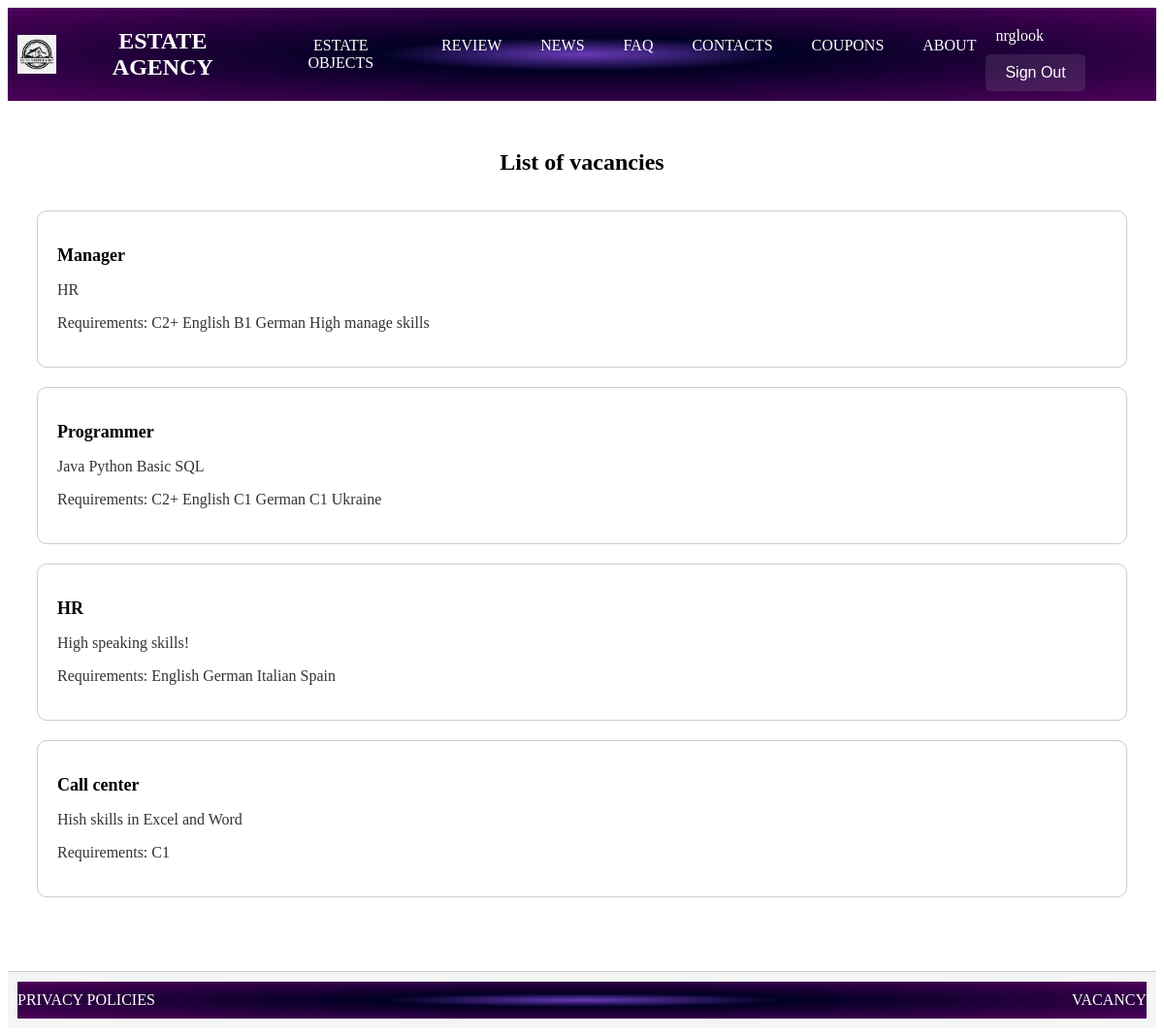
The page /vacancy/ (signed in) on the database its author committed.
### EstateAgency/models.py (models this page shows, shortened)
class Client(AbstractUser):
    first_name = models.CharField(max_length=100)
    last_name = models.CharField(max_length=100)
    patronymic = models.CharField(max_length=100)
    birth_date = models.DateField()
    phone_number = models.CharField(max_length=20)

### vacancy/models.py (models this page shows, shortened)
class Vacancy(models.Model):
    title = models.CharField(max_length=200)
    description = models.TextField()
    requirements = models.TextField()
    publication_date = models.DateField(auto_now_add=True)

### vacancy/views.py (the view)
# urls.py: path('', views.vacancy_list, name='home'),
def vacancy_list(request):
    vacancies = Vacancy.objects.all()
    context = {'vacancies': vacancies}
    return render(request, 'vacancy.html', context)

### vacancy/templates/vacancy.html (shortened to what this page needs)
{% extends 'EstateAgency/base_agency.html' %}
{% block head %}
<link rel="stylesheet" type="text/css" href="/static/css/vacancy.css">
{% endblock %}
{% block content %}
<div class="container background-rotate">
<h1>List of vacancies</h1>
<ul class="vacancy-list">
    {% for vacancy in vacancies %}
    <li class="vacancy-item" itemscope itemtype="http://schema.org/JobPosting">
        <h2 class="vacancy-title" itemprop="title">{{ vacancy.title }}</h2>
        <p class="vacancy-description" itemprop="description">{{ vacancy.description }}</p>
        <p class="vacancy-requirements">Requirements: <span class="vacancy-qualifications" itemprop="qualifications">{{ vacancy.requirements }}</span></p>
    </li>
    {% endfor %}
</ul>
</div>
{% endblock %}

### EstateAgency/templates/EstateAgency/base_agency.html (shortened to what this page needs)
<!DOCTYPE html>
<html>
<head>
    {% block head %} {% endblock %}
    <link rel="stylesheet" type="text/css" href="/static/css/base_main.css">
</head>
<body>
<header>
    <div class="header">
        <div class="logo" onclick="window.location.href='{% url 'main:home' %}';">
            <img src="/static/logo/logo.png" alt="Logo company" width="40" height="40" class="logo-image">
            ESTATE AGENCY
        </div>
        <div class="nav">
            <div class="nav-item"
                 onclick="window.location.href='{%url 'EstateAgency:agency_list' 0 %}';">ESTATE OBJECTS</div>
            <div class="nav-item"
                 onclick="window.location.href='{%url 'review:home' %}';">REVIEW</div>
            <div class="nav-item"
                 onclick="window.location.href='{%url 'news:home' %}';">NEWS</div>
            <div class="nav-item"
                 onclick="window.location.href='{%url 'faq:home' %}';">FAQ</div>
            <div class="nav-item"
                 onclick="window.location.href='{%url 'employee:home' %}';">CONTACTS</div>
            <div class="nav-item"
                 onclick="window.location.href='{%url 'coupon:home' %}';">COUPONS</div>
            <div class="nav-item"
                 onclick="window.location.href='{%url 'about:home' %}';">ABOUT</div>
        </div>
        {% if user.is_authenticated %}
        <div class="user-info">
            <div class="nav-item">{{user.username}}</div>
            <button class="button1" onclick="location.href='{%url 'auth_user:logout' %}'">Sign Out</button>
        </div>
        {% else %}
        <div class="user-info">
            <button class="button1" onclick="location.href='{%url 'auth_user:register' %}'">Sign Up</button>
            <button class="button1" onclick="location.href='{%url 'auth_user:login' %}'">Sign In</button>
        </div>
        {% endif %}
    </div>
</header>
<div class="main-content">
    <section>
        {% block content %}{% endblock %}
    </section>
</div>
<footer>
    <div class="footer">
        <div class="footer-item"
             onclick="window.location.href='/static/policy/policy.pdf'">PRIVACY POLICIES</div>
        <div class="footer-item"
             onclick="window.location.href='{%url 'vacancy:home' %}';">VACANCY</div>
    </div>
</footer>
</body>
</html>

### static/css/vacancy.css (style rules this page uses)
.container { display: flex; flex-direction: column; align-items: center; text-align: center; padding: 20px; box-sizing: border-box; }
.vacancy-list { list-style: none; padding: 0; display: flex; flex-wrap: wrap; justify-content: center; align-items: center; }
.vacancy-item { width: 100%; float: left; clear: both; margin-bottom: 20px; padding: 20px; border: 1px solid #ccc; border-radius: 10px; text-align: left; }
.vacancy-title { font-weight: bold; font-size: 18px; }
.vacancy-description { font-size: 16px; color: #333; }
.vacancy-requirements { font-size: 16px; color: #333; }
footer { margin-top: 20px; padding: 10px; background-color: #f5f5f5; border-top: 1px solid #ccc; text-align: center; }

### static/css/base_main.css (style rules this page uses)
.header { background: radial-gradient(ellipse at center, #673ab7 0%, rgba(2,0,36,1) 25%, rgba(79,1,91,1) 100%); color: #fff; padding: 10px 0; display: flex; justify-content: space-between; align-items: center; }
.logo { display: flex; align-items: center; text-align: center; padding: 10px; cursor: grabbing; font-size: 24px; font-weight: bold; position: relative; }
.logo-image { margin-right: 10px; }
.logo::before { content: ""; position: absolute; top: 0; left: 0; right: 0; bottom: 0; background: rgba(255, 255, 255, 0); transition: background 0.3s; z-index: -1; }
.nav { display: flex; gap: 20px; }
.nav-item { display: inline-block; padding: 10px 10px; text-align: center; cursor: pointer; transition: box-shadow 0.3s; box-shadow: 0 0 0 rgba(255, 255, 255, 0); }
.container { min-height: 100vh; display: flex; flex-direction: column; }
.main-content { margin: 10px; flex: 1; }
.footer { background: radial-gradient(ellipse at center, #673ab7 0%, rgba(2,0,36,1) 25%, rgba(79,1,91,1) 100%); color: #fff; padding: 10px 0; display: flex; justify-content: space-between; }
.footer-item { cursor: pointer; }
.button1 { display: inline-block; padding: 10px 20px; font-size: 16px; text-align: center; text-decoration: none; border: none; border-radius: 5px; background-color: rgba(255, 255, 255, 0.1); color: #fff; cursor: pointer; transition: background-color 0.3s, color 0.3s, transform 0.3s; }

### rows shown on the page
Client: username "nrglook"
Vacancy: title "Manager", description "HR", requirements "C2+ English B1 German High manage skills"
Vacancy: title "Programmer", description "Java Python Basic SQL", requirements "C2+ English C1 German C1 Ukraine"
Vacancy: title "HR", description "High speaking skills!", requirements "English German Italian Spain"
Vacancy: title "Call center", description "Hish skills in Excel and Word", requirements "C1"
